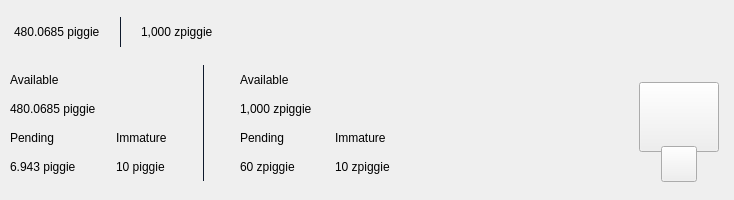
<?xml version="1.0" encoding="UTF-8"?>
<ui version="4.0">
 <class>TopBar</class>
 <widget class="QWidget" name="TopBar">
  <property name="geometry">
   <rect>
    <x>0</x>
    <y>0</y>
    <width>734</width>
    <height>200</height>
   </rect>
  </property>
  <property name="minimumSize">
   <size>
    <width>0</width>
    <height>200</height>
   </size>
  </property>
  <property name="maximumSize">
   <size>
    <width>16777215</width>
    <height>200</height>
   </size>
  </property>
  <property name="windowTitle">
   <string>Form</string>
  </property>
  <layout class="QVBoxLayout" name="verticalLayout_10" stretch="0">
   <property name="spacing">
    <number>0</number>
   </property>
   <property name="leftMargin">
    <number>0</number>
   </property>
   <property name="topMargin">
    <number>0</number>
   </property>
   <property name="rightMargin">
    <number>0</number>
   </property>
   <property name="bottomMargin">
    <number>0</number>
   </property>
   <item>
    <widget class="PFBorderImage" name="containerTop" native="true">
     <layout class="QVBoxLayout" name="verticalLayout_11">
      <property name="spacing">
       <number>0</number>
      </property>
      <property name="leftMargin">
       <number>0</number>
      </property>
      <property name="topMargin">
       <number>0</number>
      </property>
      <property name="rightMargin">
       <number>0</number>
      </property>
      <property name="bottomMargin">
       <number>0</number>
      </property>
      <item>
       <widget class="QWidget" name="top_container_2" native="true">
        <property name="minimumSize">
         <size>
          <width>0</width>
          <height>65</height>
         </size>
        </property>
        <layout class="QHBoxLayout" name="top_container">
         <property name="spacing">
          <number>0</number>
         </property>
         <property name="leftMargin">
          <number>14</number>
         </property>
         <property name="topMargin">
          <number>0</number>
         </property>
         <property name="rightMargin">
          <number>14</number>
         </property>
         <property name="bottomMargin">
          <number>0</number>
         </property>
         <item alignment="Qt::AlignVCenter">
          <widget class="QWidget" name="widgetTopAmount" native="true">
           <property name="sizePolicy">
            <sizepolicy hsizetype="Preferred" vsizetype="Maximum">
             <horstretch>0</horstretch>
             <verstretch>0</verstretch>
            </sizepolicy>
           </property>
           <layout class="QHBoxLayout" name="horizontalLayout_5">
            <property name="spacing">
             <number>0</number>
            </property>
            <property name="leftMargin">
             <number>0</number>
            </property>
            <property name="topMargin">
             <number>0</number>
            </property>
            <property name="rightMargin">
             <number>0</number>
            </property>
            <property name="bottomMargin">
             <number>0</number>
            </property>
            <item alignment="Qt::AlignTop">
             <widget class="QLabel" name="labelAmountToppiggie">
              <property name="minimumSize">
               <size>
                <width>0</width>
                <height>36</height>
               </size>
              </property>
              <property name="styleSheet">
               <string notr="true">padding:0px;margin:0px;</string>
              </property>
              <property name="text">
               <string>480.0685 piggie</string>
              </property>
             </widget>
            </item>
            <item>
             <spacer name="horizontalSpacer_11">
              <property name="orientation">
               <enum>Qt::Horizontal</enum>
              </property>
              <property name="sizeType">
               <enum>QSizePolicy::Fixed</enum>
              </property>
              <property name="sizeHint" stdset="0">
               <size>
                <width>20</width>
                <height>20</height>
               </size>
              </property>
             </spacer>
            </item>
            <item alignment="Qt::AlignVCenter">
             <widget class="QLabel" name="label_16">
              <property name="minimumSize">
               <size>
                <width>1</width>
                <height>30</height>
               </size>
              </property>
              <property name="maximumSize">
               <size>
                <width>1</width>
                <height>30</height>
               </size>
              </property>
              <property name="styleSheet">
               <string notr="true">background-color:#0e192b;
padding:0px;
border:none;</string>
              </property>
              <property name="text">
               <string/>
              </property>
             </widget>
            </item>
            <item>
             <spacer name="horizontalSpacer_12">
              <property name="orientation">
               <enum>Qt::Horizontal</enum>
              </property>
              <property name="sizeType">
               <enum>QSizePolicy::Fixed</enum>
              </property>
              <property name="sizeHint" stdset="0">
               <size>
                <width>20</width>
                <height>20</height>
               </size>
              </property>
             </spacer>
            </item>
            <item alignment="Qt::AlignTop">
             <widget class="QLabel" name="labelAmountTopzpiggie">
              <property name="minimumSize">
               <size>
                <width>0</width>
                <height>36</height>
               </size>
              </property>
              <property name="text">
               <string>1,000 zpiggie</string>
              </property>
             </widget>
            </item>
           </layout>
          </widget>
         </item>
         <item>
          <spacer name="horizontalSpacer">
           <property name="orientation">
            <enum>Qt::Horizontal</enum>
           </property>
           <property name="sizeHint" stdset="0">
            <size>
             <width>40</width>
             <height>20</height>
            </size>
           </property>
          </spacer>
         </item>
         <item>
          <layout class="QHBoxLayout" name="horizontalLayout_4">
           <property name="spacing">
            <number>12</number>
           </property>
           <property name="rightMargin">
            <number>0</number>
           </property>
           <item alignment="Qt::AlignRight">
            <widget class="QWidget" name="layoutSync" native="true">
             <property name="minimumSize">
              <size>
               <width>0</width>
               <height>36</height>
              </size>
             </property>
             <property name="maximumSize">
              <size>
               <width>16777215</width>
               <height>36</height>
              </size>
             </property>
             <layout class="QVBoxLayout" name="verticalLayout_9">
              <property name="leftMargin">
               <number>0</number>
              </property>
              <property name="topMargin">
               <number>0</number>
              </property>
              <property name="rightMargin">
               <number>0</number>
              </property>
              <property name="bottomMargin">
               <number>0</number>
              </property>
              <item>
               <widget class="ExpandableButton" name="pushButtonSync" native="true">
                <property name="minimumSize">
                 <size>
                  <width>36</width>
                  <height>36</height>
                 </size>
                </property>
                <property name="maximumSize">
                 <size>
                  <width>16777215</width>
                  <height>36</height>
                 </size>
                </property>
               </widget>
              </item>
             </layout>
            </widget>
           </item>
           <item>
            <widget class="ExpandableButton" name="pushButtonMint" native="true">
             <property name="minimumSize">
              <size>
               <width>36</width>
               <height>36</height>
              </size>
             </property>
            </widget>
           </item>
           <item>
            <widget class="ExpandableButton" name="pushButtonStack" native="true">
             <property name="minimumSize">
              <size>
               <width>36</width>
               <height>36</height>
              </size>
             </property>
            </widget>
           </item>
           <item>
            <widget class="ExpandableButton" name="pushButtonColdStaking" native="true">
             <property name="minimumSize">
              <size>
               <width>36</width>
               <height>36</height>
              </size>
             </property>
            </widget>
           </item>
           <item>
            <widget class="ExpandableButton" name="pushButtonConnection" native="true">
             <property name="minimumSize">
              <size>
               <width>36</width>
               <height>36</height>
              </size>
             </property>
            </widget>
           </item>
           <item>
            <widget class="ExpandableButton" name="pushButtonLock" native="true">
             <property name="sizePolicy">
              <sizepolicy hsizetype="Expanding" vsizetype="Expanding">
               <horstretch>0</horstretch>
               <verstretch>0</verstretch>
              </sizepolicy>
             </property>
             <property name="minimumSize">
              <size>
               <width>36</width>
               <height>0</height>
              </size>
             </property>
            </widget>
           </item>
           <item>
            <widget class="ExpandableButton" name="pushButtonTheme" native="true">
             <property name="minimumSize">
              <size>
               <width>36</width>
               <height>36</height>
              </size>
             </property>
             <property name="maximumSize">
              <size>
               <width>16777215</width>
               <height>36</height>
              </size>
             </property>
            </widget>
           </item>
           <item>
            <widget class="ExpandableButton" name="pushButtonFAQ" native="true">
             <property name="minimumSize">
              <size>
               <width>36</width>
               <height>36</height>
              </size>
             </property>
            </widget>
           </item>
          </layout>
         </item>
        </layout>
       </widget>
      </item>
      <item>
       <widget class="QWidget" name="bottom_container" native="true">
        <property name="minimumSize">
         <size>
          <width>0</width>
          <height>135</height>
         </size>
        </property>
        <layout class="QHBoxLayout" name="botton_container">
         <property name="leftMargin">
          <number>10</number>
         </property>
         <property name="topMargin">
          <number>0</number>
         </property>
         <property name="rightMargin">
          <number>10</number>
         </property>
         <property name="bottomMargin">
          <number>10</number>
         </property>
         <item>
          <layout class="QHBoxLayout" name="horizontalLayout_3">
           <property name="bottomMargin">
            <number>9</number>
           </property>
           <item>
            <layout class="QVBoxLayout" name="verticalLayout_7">
             <property name="spacing">
              <number>0</number>
             </property>
             <property name="leftMargin">
              <number>0</number>
             </property>
             <property name="rightMargin">
              <number>30</number>
             </property>
             <item>
              <layout class="QVBoxLayout" name="verticalLayout_2">
               <item>
                <widget class="QLabel" name="labelTitle1">
                 <property name="text">
                  <string>Available</string>
                 </property>
                </widget>
               </item>
               <item>
                <widget class="QLabel" name="labelAmountpiggie">
                 <property name="text">
                  <string>480.0685 piggie</string>
                 </property>
                </widget>
               </item>
              </layout>
             </item>
             <item>
              <layout class="QHBoxLayout" name="horizontalLayout_2">
               <property name="spacing">
                <number>0</number>
               </property>
               <item>
                <layout class="QVBoxLayout" name="verticalLayout_3">
                 <item>
                  <widget class="QLabel" name="labelTitle3">
                   <property name="text">
                    <string>Pending</string>
                   </property>
                  </widget>
                 </item>
                 <item>
                  <widget class="QLabel" name="labelPendingpiggie">
                   <property name="text">
                    <string>6.943 piggie</string>
                   </property>
                  </widget>
                 </item>
                </layout>
               </item>
               <item>
                <spacer name="horizontalSpacer_3">
                 <property name="orientation">
                  <enum>Qt::Horizontal</enum>
                 </property>
                 <property name="sizeType">
                  <enum>QSizePolicy::Fixed</enum>
                 </property>
                 <property name="sizeHint" stdset="0">
                  <size>
                   <width>40</width>
                   <height>20</height>
                  </size>
                 </property>
                </spacer>
               </item>
               <item>
                <layout class="QVBoxLayout" name="verticalLayout_4">
                 <item>
                  <widget class="QLabel" name="labelTitle4">
                   <property name="text">
                    <string>Immature</string>
                   </property>
                  </widget>
                 </item>
                 <item>
                  <widget class="QLabel" name="labelImmaturepiggie">
                   <property name="text">
                    <string>10 piggie</string>
                   </property>
                  </widget>
                 </item>
                </layout>
               </item>
              </layout>
             </item>
            </layout>
           </item>
           <item>
            <widget class="QLabel" name="label_9">
             <property name="minimumSize">
              <size>
               <width>1</width>
               <height>100</height>
              </size>
             </property>
             <property name="maximumSize">
              <size>
               <width>1</width>
               <height>16777215</height>
              </size>
             </property>
             <property name="styleSheet">
              <string notr="true">background-color:#0e192b;
padding:0px;
border:none;</string>
             </property>
             <property name="text">
              <string/>
             </property>
            </widget>
           </item>
           <item>
            <layout class="QVBoxLayout" name="verticalLayout_8">
             <property name="spacing">
              <number>0</number>
             </property>
             <property name="leftMargin">
              <number>30</number>
             </property>
             <item>
              <layout class="QVBoxLayout" name="verticalLayout">
               <item>
                <widget class="QLabel" name="labelTitle2">
                 <property name="text">
                  <string>Available</string>
                 </property>
                </widget>
               </item>
               <item>
                <widget class="QLabel" name="labelAmountzpiggie">
                 <property name="text">
                  <string>1,000 zpiggie</string>
                 </property>
                </widget>
               </item>
              </layout>
             </item>
             <item>
              <layout class="QHBoxLayout" name="horizontalLayout">
               <property name="spacing">
                <number>0</number>
               </property>
               <item>
                <layout class="QVBoxLayout" name="verticalLayout_5">
                 <item>
                  <widget class="QLabel" name="labelTitle5">
                   <property name="text">
                    <string>Pending</string>
                   </property>
                  </widget>
                 </item>
                 <item>
                  <widget class="QLabel" name="labelPendingzpiggie">
                   <property name="text">
                    <string>60 zpiggie</string>
                   </property>
                  </widget>
                 </item>
                </layout>
               </item>
               <item>
                <spacer name="horizontalSpacer_4">
                 <property name="orientation">
                  <enum>Qt::Horizontal</enum>
                 </property>
                 <property name="sizeType">
                  <enum>QSizePolicy::Fixed</enum>
                 </property>
                 <property name="sizeHint" stdset="0">
                  <size>
                   <width>40</width>
                   <height>20</height>
                  </size>
                 </property>
                </spacer>
               </item>
               <item>
                <layout class="QVBoxLayout" name="verticalLayout_6">
                 <item>
                  <widget class="QLabel" name="labelTitle6">
                   <property name="text">
                    <string>Immature</string>
                   </property>
                  </widget>
                 </item>
                 <item>
                  <widget class="QLabel" name="labelImmaturezpiggie">
                   <property name="text">
                    <string>10 zpiggie</string>
                   </property>
                  </widget>
                 </item>
                </layout>
               </item>
              </layout>
             </item>
            </layout>
           </item>
          </layout>
         </item>
         <item>
          <spacer name="horizontalSpacer_2">
           <property name="orientation">
            <enum>Qt::Horizontal</enum>
           </property>
           <property name="sizeHint" stdset="0">
            <size>
             <width>40</width>
             <height>20</height>
            </size>
           </property>
          </spacer>
         </item>
         <item alignment="Qt::AlignHCenter|Qt::AlignVCenter">
          <widget class="QWidget" name="qrContainer" native="true">
           <property name="sizePolicy">
            <sizepolicy hsizetype="Preferred" vsizetype="Minimum">
             <horstretch>0</horstretch>
             <verstretch>0</verstretch>
            </sizepolicy>
           </property>
           <property name="minimumSize">
            <size>
             <width>90</width>
             <height>110</height>
            </size>
           </property>
           <property name="maximumSize">
            <size>
             <width>90</width>
             <height>110</height>
            </size>
           </property>
           <layout class="QVBoxLayout" name="containerQR">
            <property name="spacing">
             <number>0</number>
            </property>
            <property name="leftMargin">
             <number>5</number>
            </property>
            <property name="topMargin">
             <number>10</number>
            </property>
            <property name="rightMargin">
             <number>5</number>
            </property>
            <property name="bottomMargin">
             <number>0</number>
            </property>
            <item>
             <widget class="QPushButton" name="btnQr">
              <property name="minimumSize">
               <size>
                <width>70</width>
                <height>70</height>
               </size>
              </property>
              <property name="maximumSize">
               <size>
                <width>16777215</width>
                <height>70</height>
               </size>
              </property>
              <property name="focusPolicy">
               <enum>Qt::NoFocus</enum>
              </property>
              <property name="text">
               <string/>
              </property>
              <property name="iconSize">
               <size>
                <width>70</width>
                <height>70</height>
               </size>
              </property>
             </widget>
            </item>
            <item>
             <spacer name="verticalSpacer">
              <property name="orientation">
               <enum>Qt::Vertical</enum>
              </property>
              <property name="sizeType">
               <enum>QSizePolicy::Fixed</enum>
              </property>
              <property name="sizeHint" stdset="0">
               <size>
                <width>20</width>
                <height>20</height>
               </size>
              </property>
             </spacer>
            </item>
            <item alignment="Qt::AlignHCenter|Qt::AlignBottom">
             <widget class="QPushButton" name="pushButtonQR">
              <property name="minimumSize">
               <size>
                <width>36</width>
                <height>36</height>
               </size>
              </property>
              <property name="maximumSize">
               <size>
                <width>36</width>
                <height>36</height>
               </size>
              </property>
              <property name="focusPolicy">
               <enum>Qt::NoFocus</enum>
              </property>
              <property name="text">
               <string/>
              </property>
             </widget>
            </item>
           </layout>
          </widget>
         </item>
        </layout>
       </widget>
      </item>
     </layout>
    </widget>
   </item>
  </layout>
 </widget>
 <customwidgets>
  <customwidget>
   <class>ExpandableButton</class>
   <extends>QWidget</extends>
   <header>qt/piggie/expandablebutton.h</header>
   <container>1</container>
  </customwidget>
  <customwidget>
   <class>PFBorderImage</class>
   <extends>QFrame</extends>
   <header>qt/piggie/pfborderimage.h</header>
   <container>1</container>
  </customwidget>
 </customwidgets>
 <resources/>
 <connections/>
</ui>
